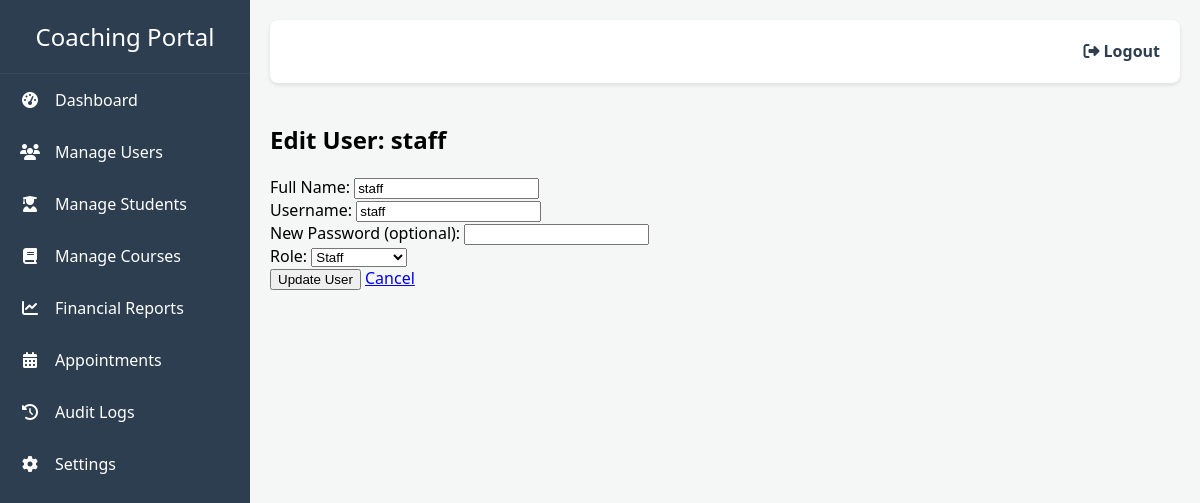
The page /admin_portal/edit_user/5 (signed in) on the database its author committed.
### models.py (models this page shows, shortened)
class User(db.Model, UserMixin):
    id = db.Column(db.Integer, primary_key=True)
    username = db.Column(db.String(20), unique=True, nullable=False)
    password_hash = db.Column(db.String(60), nullable=False)
    role = db.Column(db.String(20), nullable=False)
    is_active = db.Column(db.Boolean, nullable=False, default=True)
    staff_profile = db.relationship('Staff', backref='user', uselist=False)
    receptionist_profile = db.relationship('Receptionist', backref='user', uselist=False)
    student_profile = db.relationship('Student', backref='user', uselist=False)

class Staff(db.Model):
    id = db.Column(db.Integer, primary_key=True)
    name = db.Column(db.String(100), nullable=False)
    user_id = db.Column(db.Integer, db.ForeignKey('user.id'), unique=True, nullable=False)
    subjects = db.relationship('Subject', secondary=staff_subjects, lazy='subquery',
        backref=db.backref('teachers', lazy=True))

### app.py (the view, shortened to what this page needs)
@app.route('/admin_portal/edit_user/<int:user_id>', methods=['GET', 'POST'])
@login_required
def edit_user(user_id):
    if current_user.role != 'admin':
        return redirect(url_for('login'))
    user_to_edit = db.session.get(User, user_id)
    if user_to_edit is None:
        flash("User not found.", 'danger')
        return redirect(url_for('manage_users'))
    return render_template('edit_user.html', user=user_to_edit)

### app.py (called while the page is built)
@login_manager.user_loader
def load_user(user_id):
    return db.session.get(User, int(user_id))

### templates/edit_user.html (shortened to what this page needs)
{% extends "base.html" %}
{% block content %}
<div class="container">
    <h2>Edit User: {{ user.username }}</h2>
    <form method="POST">
        <div class="form-group">
            <label for="name">Full Name:</label>
            <input type="text" id="name" name="name" value="{{ user.staff_profile.name if user.staff_profile else (user.receptionist_profile.name if user.receptionist_profile else '') }}" required>
        </div>
        <div class="form-group">
            <label for="username">Username:</label>
            <input type="text" id="username" name="username" value="{{ user.username }}" required>
        </div>
        <div class="form-group">
            <label for="password">New Password (optional):</label>
            <input type="password" id="password" name="password">
        </div>
        <div class="form-group">
            <label for="role">Role:</label>
            <select id="role" name="role" required>
                <option value="staff" {% if user.role == 'staff' %}selected{% endif %}>Staff</option>
            </select>
        </div>
        <button type="submit">Update User</button>
        <a href="{{ url_for('manage_users') }}" class="button">Cancel</a>
    </form>
</div>
{% endblock %}

### templates/base.html (style rules this page uses)
body { font-family: 'Segoe UI', Tahoma, Geneva, Verdana, sans-serif; margin: 0; background-color: #f4f7f6; display: flex; }

### rows shown on the page
User: username "staff", role "Staff"
Staff: name "staff"
